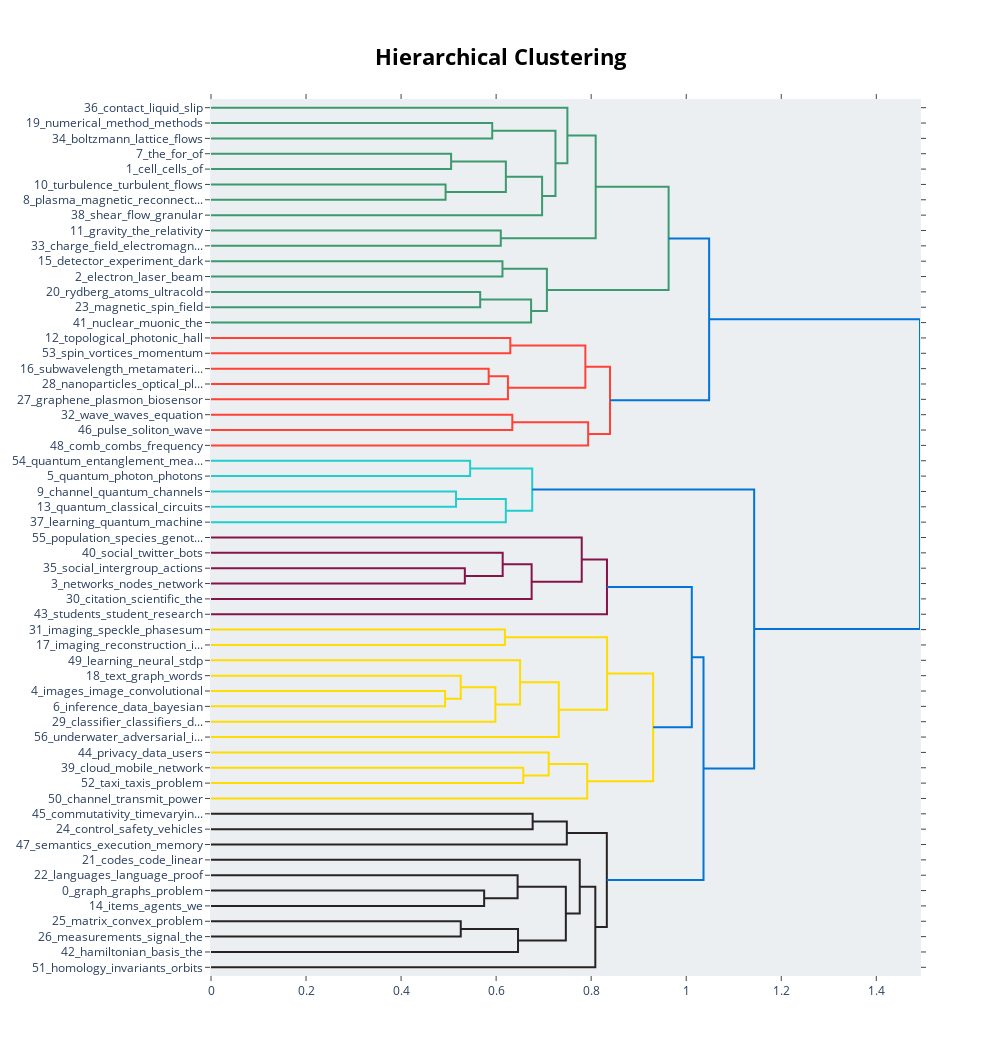

The notebook cell saved with this chart:
### Code cell
topic_model.visualize_hierarchy()

### Figure 1 — Plotly figure (JSON) as saved in the notebook; plotly's stock layout.template omitted (floating-point values rounded to 4 significant figures)
{"data": [{"hoverinfo": "text", "marker": {"color": "rgb(61,153,112)"}, "mode": "lines", "type": "scatter", "x": [0, 0.5918, 0.5918, 0], "xaxis": "x", "y": [-15, -15, -25, -25], "yaxis": "y"}, {"hoverinfo": "text", "marker": {"color": "rgb(61,153,112)"}, "mode": "lines", "type": "scatter", "x": [0, 0.5052, 0.5052, 0], "xaxis": "x", "y": [-35, -35, -45, -45], "yaxis": "y"}, {"hoverinfo": "text", "marker": {"color": "rgb(61,153,112)"}, "mode": "lines", "type": "scatter", "x": [0, 0.4936, 0.4936, 0], "xaxis": "x", "y": [-55, -55, -65, -65], "yaxis": "y"}, {"hoverinfo": "text", "marker": {"color": "rgb(61,153,112)"}, "mode": "lines", "type": "scatter", "x": [0.5052, 0.6205, 0.6205, 0.4936], "xaxis": "x", "y": [-40, -40, -60, -60], "yaxis": "y"}, {"hoverinfo": "text", "marker": {"color": "rgb(61,153,112)"}, "mode": "lines", "type": "scatter", "x": [0.6205, 0.6967, 0.6967, 0], "xaxis": "x", "y": [-50, -50, -75, -75], "yaxis": "y"}, {"hoverinfo": "text", "marker": {"color": "rgb(61,153,112)"}, "mode": "lines", "type": "scatter", "x": [0.5918, 0.7249, 0.7249, 0.6967], "xaxis": "x", "y": [-20, -20, -62.5, -62.5], "yaxis": "y"}, {"hoverinfo": "text", "marker": {"color": "rgb(61,153,112)"}, "mode": "lines", "type": "scatter", "x": [0, 0.75, 0.75, 0.7249], "xaxis": "x", "y": [-5, -5, -41.25, -41.25], "yaxis": "y"}, {"hoverinfo": "text", "marker": {"color": "rgb(61,153,112)"}, "mode": "lines", "type": "scatter", "x": [0, 0.6098, 0.6098, 0], "xaxis": "x", "y": [-85, -85, -95, -95], "yaxis": "y"}, {"hoverinfo": "text", "marker": {"color": "rgb(61,153,112)"}, "mode": "lines", "type": "scatter", "x": [0.75, 0.8095, 0.8095, 0.6098], "xaxis": "x", "y": [-23.12, -23.12, -90, -90], "yaxis": "y"}, {"hoverinfo": "text", "marker": {"color": "rgb(61,153,112)"}, "mode": "lines", "type": "scatter", "x": [0, 0.6133, 0.6133, 0], "xaxis": "x", "y": [-105, -105, -115, -115], "yaxis": "y"}, {"hoverinfo": "text", "marker": {"color": "rgb(61,153,112)"}, "mode": "lines", "type": "scatter", "x": [0, 0.5664, 0.5664, 0], "xaxis": "x", "y": [-125, -125, -135, -135], "yaxis": "y"}, {"hoverinfo": "text", "marker": {"color": "rgb(61,153,112)"}, "mode": "lines", "type": "scatter", "x": [0.5664, 0.6736, 0.6736, 0], "xaxis": "x", "y": [-130, -130, -145, -145], "yaxis": "y"}, {"hoverinfo": "text", "marker": {"color": "rgb(61,153,112)"}, "mode": "lines", "type": "scatter", "x": [0.6133, 0.7068, 0.7068, 0.6736], "xaxis": "x", "y": [-110, -110, -137.5, -137.5], "yaxis": "y"}, {"hoverinfo": "text", "marker": {"color": "rgb(61,153,112)"}, "mode": "lines", "type": "scatter", "x": [0.8095, 0.9629, 0.9629, 0.7068], "xaxis": "x", "y": [-56.56, -56.56, -123.8, -123.8], "yaxis": "y"}, {"hoverinfo": "text", "marker": {"color": "rgb(255,65,54)"}, "mode": "lines", "type": "scatter", "x": [0, 0.6298, 0.6298, 0], "xaxis": "x", "y": [-155, -155, -165, -165], "yaxis": "y"}, {"hoverinfo": "text", "marker": {"color": "rgb(255,65,54)"}, "mode": "lines", "type": "scatter", "x": [0, 0.5843, 0.5843, 0], "xaxis": "x", "y": [-175, -175, -185, -185], "yaxis": "y"}, {"hoverinfo": "text", "marker": {"color": "rgb(255,65,54)"}, "mode": "lines", "type": "scatter", "x": [0.5843, 0.6248, 0.6248, 0], "xaxis": "x", "y": [-180, -180, -195, -195], "yaxis": "y"}, {"hoverinfo": "text", "marker": {"color": "rgb(255,65,54)"}, "mode": "lines", "type": "scatter", "x": [0.6298, 0.7878, 0.7878, 0.6248], "xaxis": "x", "y": [-160, -160, -187.5, -187.5], "yaxis": "y"}, {"hoverinfo": "text", "marker": {"color": "rgb(255,65,54)"}, "mode": "lines", "type": "scatter", "x": [0, 0.6341, 0.6341, 0], "xaxis": "x", "y": [-205, -205, -215, -215], "yaxis": "y"}, {"hoverinfo": "text", "marker": {"color": "rgb(255,65,54)"}, "mode": "lines", "type": "scatter", "x": [0.6341, 0.7936, 0.7936, 0], "xaxis": "x", "y": [-210, -210, -225, -225], "yaxis": "y"}, {"hoverinfo": "text", "marker": {"color": "rgb(255,65,54)"}, "mode": "lines", "type": "scatter", "x": [0.7878, 0.8396, 0.8396, 0.7936], "xaxis": "x", "y": [-173.8, -173.8, -217.5, -217.5], "yaxis": "y"}, {"hoverinfo": "text", "marker": {"color": "rgb(0,116,217)"}, "mode": "lines", "type": "scatter", "x": [0.9629, 1.048, 1.048, 0.8396], "xaxis": "x", "y": [-90.16, -90.16, -195.6, -195.6], "yaxis": "y"}, {"hoverinfo": "text", "marker": {"color": "rgb(35,205,205)"}, "mode": "lines", "type": "scatter", "x": [0, 0.5453, 0.5453, 0], "xaxis": "x", "y": [-235, -235, -245, -245], "yaxis": "y"}, {"hoverinfo": "text", "marker": {"color": "rgb(35,205,205)"}, "mode": "lines", "type": "scatter", "x": [0, 0.5156, 0.5156, 0], "xaxis": "x", "y": [-255, -255, -265, -265], "yaxis": "y"}, {"hoverinfo": "text", "marker": {"color": "rgb(35,205,205)"}, "mode": "lines", "type": "scatter", "x": [0.5156, 0.6204, 0.6204, 0], "xaxis": "x", "y": [-260, -260, -275, -275], "yaxis": "y"}, {"hoverinfo": "text", "marker": {"color": "rgb(35,205,205)"}, "mode": "lines", "type": "scatter", "x": [0.5453, 0.6759, 0.6759, 0.6204], "xaxis": "x", "y": [-240, -240, -267.5, -267.5], "yaxis": "y"}, {"hoverinfo": "text", "marker": {"color": "rgb(133,20,75)"}, "mode": "lines", "type": "scatter", "x": [0, 0.5342, 0.5342, 0], "xaxis": "x", "y": [-305, -305, -315, -315], "yaxis": "y"}, {"hoverinfo": "text", "marker": {"color": "rgb(133,20,75)"}, "mode": "lines", "type": "scatter", "x": [0, 0.6138, 0.6138, 0.5342], "xaxis": "x", "y": [-295, -295, -310, -310], "yaxis": "y"}, {"hoverinfo": "text", "marker": {"color": "rgb(133,20,75)"}, "mode": "lines", "type": "scatter", "x": [0.6138, 0.6747, 0.6747, 0], "xaxis": "x", "y": [-302.5, -302.5, -325, -325], "yaxis": "y"}, {"hoverinfo": "text", "marker": {"color": "rgb(133,20,75)"}, "mode": "lines", "type": "scatter", "x": [0, 0.7801, 0.7801, 0.6747], "xaxis": "x", "y": [-285, -285, -313.8, -313.8], "yaxis": "y"}, {"hoverinfo": "text", "marker": {"color": "rgb(133,20,75)"}, "mode": "lines", "type": "scatter", "x": [0.7801, 0.8332, 0.8332, 0], "xaxis": "x", "y": [-299.4, -299.4, -335, -335], "yaxis": "y"}, {"hoverinfo": "text", "marker": {"color": "rgb(255,220,0)"}, "mode": "lines", "type": "scatter", "x": [0, 0.6185, 0.6185, 0], "xaxis": "x", "y": [-345, -345, -355, -355], "yaxis": "y"}, {"hoverinfo": "text", "marker": {"color": "rgb(255,220,0)"}, "mode": "lines", "type": "scatter", "x": [0, 0.4926, 0.4926, 0], "xaxis": "x", "y": [-385, -385, -395, -395], "yaxis": "y"}, {"hoverinfo": "text", "marker": {"color": "rgb(255,220,0)"}, "mode": "lines", "type": "scatter", "x": [0, 0.5255, 0.5255, 0.4926], "xaxis": "x", "y": [-375, -375, -390, -390], "yaxis": "y"}, {"hoverinfo": "text", "marker": {"color": "rgb(255,220,0)"}, "mode": "lines", "type": "scatter", "x": [0.5255, 0.5984, 0.5984, 0], "xaxis": "x", "y": [-382.5, -382.5, -405, -405], "yaxis": "y"}, {"hoverinfo": "text", "marker": {"color": "rgb(255,220,0)"}, "mode": "lines", "type": "scatter", "x": [0, 0.6504, 0.6504, 0.5984], "xaxis": "x", "y": [-365, -365, -393.8, -393.8], "yaxis": "y"}, {"hoverinfo": "text", "marker": {"color": "rgb(255,220,0)"}, "mode": "lines", "type": "scatter", "x": [0.6504, 0.7318, 0.7318, 0], "xaxis": "x", "y": [-379.4, -379.4, -415, -415], "yaxis": "y"}, {"hoverinfo": "text", "marker": {"color": "rgb(255,220,0)"}, "mode": "lines", "type": "scatter", "x": [0.6185, 0.8335, 0.8335, 0.7318], "xaxis": "x", "y": [-350, -350, -397.2, -397.2], "yaxis": "y"}, {"hoverinfo": "text", "marker": {"color": "rgb(255,220,0)"}, "mode": "lines", "type": "scatter", "x": [0, 0.6571, 0.6571, 0], "xaxis": "x", "y": [-435, -435, -445, -445], "yaxis": "y"}, {"hoverinfo": "text", "marker": {"color": "rgb(255,220,0)"}, "mode": "lines", "type": "scatter", "x": [0, 0.7106, 0.7106, 0.6571], "xaxis": "x", "y": [-425, -425, -440, -440], "yaxis": "y"}, {"hoverinfo": "text", "marker": {"color": "rgb(255,220,0)"}, "mode": "lines", "type": "scatter", "x": [0.7106, 0.7917, 0.7917, 0], "xaxis": "x", "y": [-432.5, -432.5, -455, -455], "yaxis": "y"}, {"hoverinfo": "text", "marker": {"color": "rgb(255,220,0)"}, "mode": "lines", "type": "scatter", "x": [0.8335, 0.9304, 0.9304, 0.7917], "xaxis": "x", "y": [-373.6, -373.6, -443.8, -443.8], "yaxis": "y"}, {"hoverinfo": "text", "marker": {"color": "rgb(0,116,217)"}, "mode": "lines", "type": "scatter", "x": [0.8332, 1.012, 1.012, 0.9304], "xaxis": "x", "y": [-317.2, -317.2, -408.7, -408.7], "yaxis": "y"}, {"hoverinfo": "text", "marker": {"color": "rgb(40,35,35)"}, "mode": "lines", "type": "scatter", "x": [0, 0.6768, 0.6768, 0], "xaxis": "x", "y": [-465, -465, -475, -475], "yaxis": "y"}, {"hoverinfo": "text", "marker": {"color": "rgb(40,35,35)"}, "mode": "lines", "type": "scatter", "x": [0.6768, 0.7488, 0.7488, 0], "xaxis": "x", "y": [-470, -470, -485, -485], "yaxis": "y"}, {"hoverinfo": "text", "marker": {"color": "rgb(40,35,35)"}, "mode": "lines", "type": "scatter", "x": [0, 0.5748, 0.5748, 0], "xaxis": "x", "y": [-515, -515, -525, -525], "yaxis": "y"}, {"hoverinfo": "text", "marker": {"color": "rgb(40,35,35)"}, "mode": "lines", "type": "scatter", "x": [0, 0.6452, 0.6452, 0.5748], "xaxis": "x", "y": [-505, -505, -520, -520], "yaxis": "y"}, {"hoverinfo": "text", "marker": {"color": "rgb(40,35,35)"}, "mode": "lines", "type": "scatter", "x": [0, 0.5255, 0.5255, 0], "xaxis": "x", "y": [-535, -535, -545, -545], "yaxis": "y"}, {"hoverinfo": "text", "marker": {"color": "rgb(40,35,35)"}, "mode": "lines", "type": "scatter", "x": [0.5255, 0.6461, 0.6461, 0], "xaxis": "x", "y": [-540, -540, -555, -555], "yaxis": "y"}, {"hoverinfo": "text", "marker": {"color": "rgb(40,35,35)"}, "mode": "lines", "type": "scatter", "x": [0.6452, 0.7467, 0.7467, 0.6461], "xaxis": "x", "y": [-512.5, -512.5, -547.5, -547.5], "yaxis": "y"}, {"hoverinfo": "text", "marker": {"color": "rgb(40,35,35)"}, "mode": "lines", "type": "scatter", "x": [0, 0.7759, 0.7759, 0.7467], "xaxis": "x", "y": [-495, -495, -530, -530], "yaxis": "y"}, {"hoverinfo": "text", "marker": {"color": "rgb(40,35,35)"}, "mode": "lines", "type": "scatter", "x": [0.7759, 0.8087, 0.8087, 0], "xaxis": "x", "y": [-512.5, -512.5, -565, -565], "yaxis": "y"}, {"hoverinfo": "text", "marker": {"color": "rgb(40,35,35)"}, "mode": "lines", "type": "scatter", "x": [0.7488, 0.8329, 0.8329, 0.8087], "xaxis": "x", "y": [-477.5, -477.5, -538.8, -538.8], "yaxis": "y"}, {"hoverinfo": "text", "marker": {"color": "rgb(0,116,217)"}, "mode": "lines", "type": "scatter", "x": [1.012, 1.036, 1.036, 0.8329], "xaxis": "x", "y": [-362.9, -362.9, -508.1, -508.1], "yaxis": "y"}, {"hoverinfo": "text", "marker": {"color": "rgb(0,116,217)"}, "mode": "lines", "type": "scatter", "x": [0.6759, 1.143, 1.143, 1.036], "xaxis": "x", "y": [-253.8, -253.8, -435.5, -435.5], "yaxis": "y"}, {"hoverinfo": "text", "marker": {"color": "rgb(0,116,217)"}, "mode": "lines", "type": "scatter", "x": [1.048, 1.492, 1.492, 1.143], "xaxis": "x", "y": [-142.9, -142.9, -344.6, -344.6], "yaxis": "y"}], "layout": {"autosize": false, "height": 1055, "hoverlabel": {"bgcolor": "white", "font": {"family": "Rockwell", "size": 16}}, "hovermode": "closest", "plot_bgcolor": "#ECEFF1", "showlegend": false, "title": {"font": {"color": "Black", "size": 22}, "text": "<b>Hierarchical Clustering</b>", "x": 0.5, "xanchor": "center", "yanchor": "top"}, "width": 1000, "xaxis": {"mirror": "allticks", "rangemode": "tozero", "showgrid": false, "showline": true, "showticklabels": true, "ticks": "outside", "type": "linear", "zeroline": false}, "yaxis": {"mirror": "allticks", "range": [-570, 0], "rangemode": "tozero", "showgrid": false, "showline": true, "showticklabels": true, "tickmode": "array", "ticks": "outside", "ticktext": ["36_contact_liquid_slip", "19_numerical_method_methods", "34_boltzmann_lattice_flows", "7_the_for_of", "1_cell_cells_of", "10_turbulence_turbulent_flows", "8_plasma_magnetic_reconnect...", "38_shear_flow_granular", "11_gravity_the_relativity", "33_charge_field_electromagn...", "15_detector_experiment_dark", "2_electron_laser_beam", "20_rydberg_atoms_ultracold", "23_magnetic_spin_field", "41_nuclear_muonic_the", "12_topological_photonic_hall", "53_spin_vortices_momentum", "16_subwavelength_metamateri...", "28_nanoparticles_optical_pl...", "27_graphene_plasmon_biosensor", "32_wave_waves_equation", "46_pulse_soliton_wave", "48_comb_combs_frequency", "54_quantum_entanglement_mea...", "5_quantum_photon_photons", "9_channel_quantum_channels", "13_quantum_classical_circuits", "37_learning_quantum_machine", "55_population_species_genot...", "40_social_twitter_bots", "35_social_intergroup_actions", "3_networks_nodes_network", "30_citation_scientific_the", "43_students_student_research", "31_imaging_speckle_phasesum", "17_imaging_reconstruction_i...", "49_learning_neural_stdp", "18_text_graph_words", "4_images_image_convolutional", "6_inference_data_bayesian", "29_classifier_classifiers_d...", "56_underwater_adversarial_i...", "44_privacy_data_users", "39_cloud_mobile_network", "52_taxi_taxis_problem", "50_channel_transmit_power", "45_commutativity_timevaryin...", "24_control_safety_vehicles", "47_semantics_execution_memory", "21_codes_code_linear", "22_languages_language_proof", "0_graph_graphs_problem", "14_items_agents_we", "25_matrix_convex_problem", "26_measurements_signal_the", "42_hamiltonian_basis_the", "51_homology_invariants_orbits"], "tickvals": [-5, -15, -25, -35, -45, -55, -65, -75, -85, -95, -105, -115, -125, -135, -145, -155, -165, -175, -185, -195, -205, -215, -225, -235, -245, -255, -265, -275, -285, -295, -305, -315, -325, -335, -345, -355, -365, -375, -385, -395, -405, -415, -425, -435, -445, -455, -465, -475, -485, -495, -505, -515, -525, -535, -545, -555, -565], "type": "linear", "zeroline": false}}}
